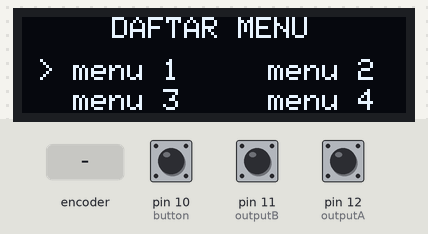
A sketch run on a simulated Arduino Uno, built with avr-gcc and run on an emulated ATmega328P. Parts: 128×32 one-colour display. Inputs (shaded band) come from the test bench; at power-on: pin 10 (button) HIGH, pin 11 (outputB) HIGH, pin 12 (outputA) HIGH. What the sketch prints to the serial monitor is not drawn.

Above: at 3.2 s.
3.3 s: rotary encoder on pin 12 (outputA) / pin 11 (outputB) turned 3 steps (first pin leading)
At 4.3 s:
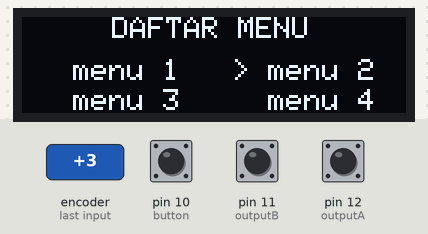
7.0 s: rotary encoder on pin 12 (outputA) / pin 11 (outputB) turned 3 steps (first pin leading)
At 8.4 s:
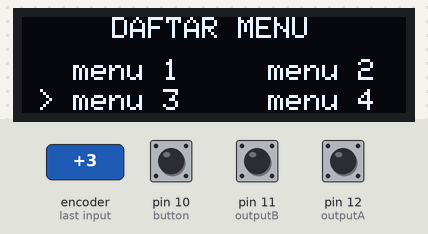
Timing chart, 0 to 10.0 s (numbered marks = the images above; inputs shaded):
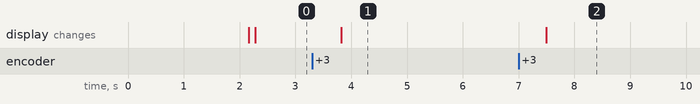

The sketch:

menu_ver-3.ino
```cpp
#include <SPI.h>
#include <Wire.h>
#include <Adafruit_GFX.h>
#include <Adafruit_SSD1306.h>
#include <TimerOne.h>

#define SCREEN_WIDTH 128 // OLED display width, in pixels
#define SCREEN_HEIGHT 32 // OLED display height, in pixels

// Declaration for an SSD1306 display connected to I2C (SDA, SCL pins)
// The pins for I2C are defined by the Wire-library.
// On an arduino UNO:       A4(SDA), A5(SCL)
// On an arduino MEGA 2560: 20(SDA), 21(SCL)
// On an arduino LEONARDO:   2(SDA),  3(SCL), ...
#define OLED_RESET     -1 // Reset pin # (or -1 if sharing Arduino reset pin)
#define SCREEN_ADDRESS 0x3C ///< See datasheet for Address; 0x3D for 128x64, 0x3C for 128x32
Adafruit_SSD1306 display(SCREEN_WIDTH, SCREEN_HEIGHT, &Wire, OLED_RESET);

#define outputA 12     //CLK pada pin D6
#define outputB 11     //DT pada pin D7
#define button 10      //SW pada pin D8

int aLastState;       //Variabel kondisi terakhir
int aState;
int counter = 0;
int page = 1;

void setup() {
  Serial.begin(9600);
  pinMode (outputA, INPUT_PULLUP); //Sertting sebagai input pullup
  pinMode (outputB, INPUT_PULLUP);
  pinMode (button, INPUT_PULLUP);


  Timer1.initialize(1000);
  Timer1.attachInterrupt(rotary); // blinkLED to run every 0.15 seconds


  // SSD1306_SWITCHCAPVCC = generate display voltage from 3.3V internally
  if (!display.begin(SSD1306_SWITCHCAPVCC, SCREEN_ADDRESS)) {
    Serial.println(F("SSD1306 allocation failed"));
    for (;;); // Don't proceed, loop forever
  }

  testdrawstyles();
  aLastState = digitalRead(outputA);
  Serial.println(aLastState);
}

void rotary(void) {
  aState = digitalRead(outputA);
  if (aState != aLastState) {             //Jika ada perubahan kondisi, maka
    if (digitalRead(outputB) != aState) { //Jika berputar ke kiri, maka
      counter ++;                         //Nilai bertambah
    } else {                              //Jika berputar ke kanan, maka
      counter --;                         //Nilai berkurang
    }
    Serial.print("Position: ");
    Serial.println(counter);              //Tampilkan nilai
  }
  aLastState = aState;                    //Rekam kondisi

  if (digitalRead(button) == LOW) {       //Jika tombol ditekan, maka
    Serial.println("Button pressed");     //Tampilkan text
    delay(200);                           //Jeda pembacaan 200ms
  }
}


void testdrawstyles(void) {
  display.clearDisplay();
  display.setTextSize(1);             // Normal 1:1 pixel scale
  display.setTextColor(SSD1306_WHITE);        // Draw white text
  display.setCursor(30, 15);            // Start at top-left corner
  display.println(F("Menu Ver 3"));
  display.display();
  delay(2000);
}

void loop() {
  view();
  limit();

}

void view() {
  display.clearDisplay();
  if (page == 1) {
    display.clearDisplay();
    display.setTextSize(1);             // Normal 1:1 pixel scale
    display.setTextColor(SSD1306_WHITE);        // Draw white text
    display.setCursor(30, 0);            // Start at top-left corner
    display.println(F("DAFTAR MENU"));
    delay(100);
  }
  if (counter >= 0 && counter <= 5 ) {
    display.setCursor(5, 14);            // Start at top-left corner
    display.println(F("> menu 1 "));
  } else {
    display.setCursor(5, 14);            // Start at top-left corner
    display.println(F("  menu 1 "));
  }
  if (counter > 5 && counter <= 10) {
    display.setCursor(70, 14);            // Start at top-left corner
    display.println(F("> menu 2 "));
  } else {
    display.setCursor(70, 14);            // Start at top-left corner
    display.println(F("  menu 2 "));
  }
  if (counter > 10 && counter <= 15 ) {
    display.setCursor(5, 24);            // Start at top-left corner
    display.println(F("> menu 3 "));
  } else {
    display.setCursor(5, 24);            // Start at top-left corner
    display.println(F("  menu 3 "));
  }
  if (counter > 15  && counter <= 20 ) {
    display.setCursor(70, 24);            // Start at top-left corner
    display.println(F("> menu 4 "));
  } else {
    display.setCursor(70, 24);            // Start at top-left corner
    display.println(F("  menu 4 "));
  }
  display.display();
}
void limit() {
  if (counter > 20)
  {
    counter = 20;
  }
  if (counter < 0)
  {
    counter = 0;
  }
}
```

Measured:
- after the input at 3.3 s, the display: changes after 0.52 s (image 1)
- after the input at 7.0 s, the display: changes after 0.49 s (image 2)
